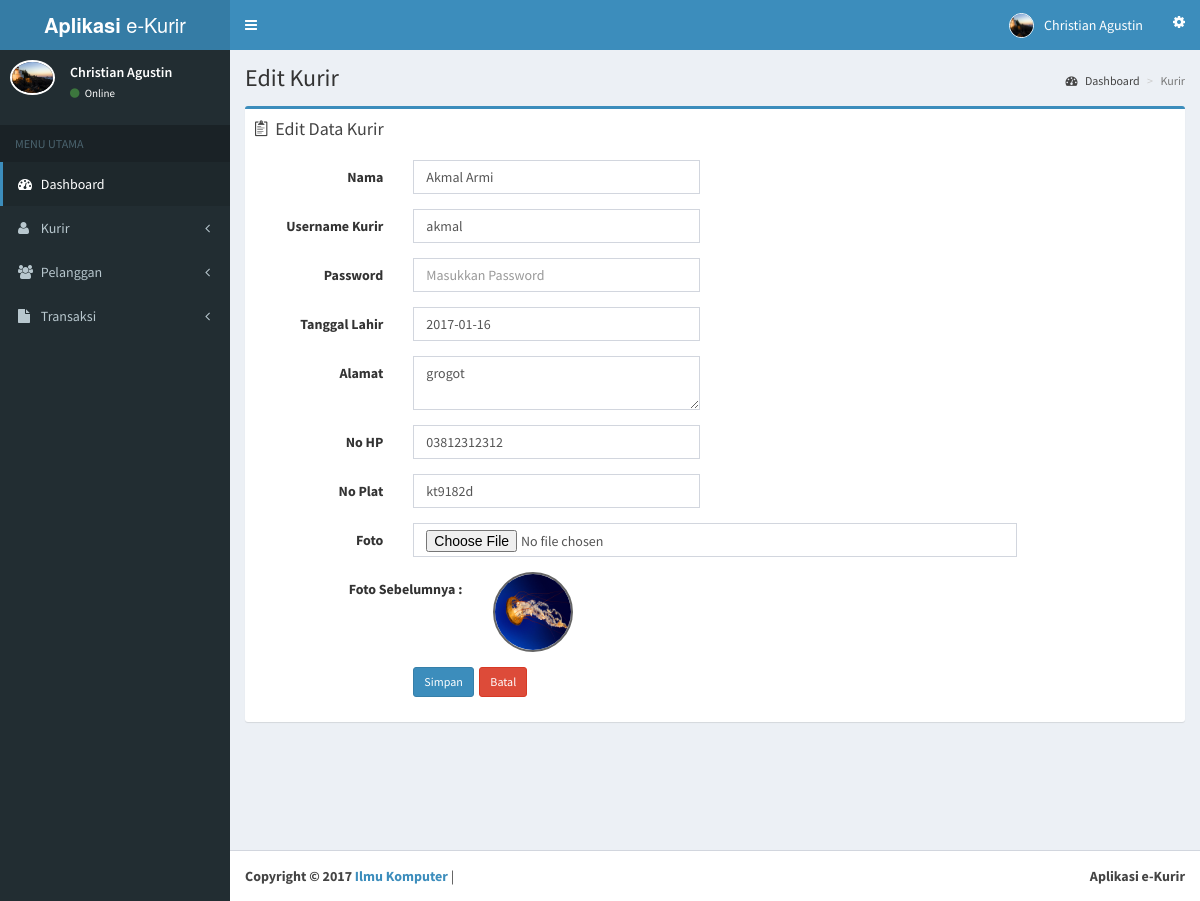
Screenshot of /admin/editkurir.php?id_kurir=3 (signed in) with the database file from the repository.
### tables this page shows
CREATE TABLE `tb_kurir` (
  `id_kurir` int(11) NOT NULL,
  `nama_kurir` varchar(70) NOT NULL,
  `username_kurir` varchar(50) NOT NULL,
  `password` varchar(50) NOT NULL,
  `tanggal_lahir_kurir` date NOT NULL,
  `alamat` text NOT NULL,
  `no_hp_kurir` varchar(12) NOT NULL,
  `no_plat` varchar(9) NOT NULL,
  `gambar` varchar(255) NOT NULL
);

### admin/editkurir.php (the view, shortened to what this page needs)
<html>
<head>
  <link rel="stylesheet" href="../assets/bootstrap/css/bootstrap.min.css">
  <link rel="stylesheet" href="../assets/css/font-awesome.min.css">
  <link rel="stylesheet" href="../assets/css/ionicons.min.css">
  <link rel="stylesheet" href="../assets/dist/css/AdminLTE.min.css">
     <link rel="stylesheet" href="../assets/dist/css/skins/_all-skins.min.css">
     <link rel="stylesheet" href="../assets/plugins/iCheck/flat/blue.css">
     <link rel="stylesheet" href="../assets/plugins/morris/morris.css">
     <link rel="stylesheet" href="../assets/plugins/jvectormap/jquery-jvectormap-1.2.2.css">
     <link rel="stylesheet" href="../assets/plugins/datepicker/datepicker3.css">
     <link rel="stylesheet" href="../assets/plugins/daterangepicker/daterangepicker-bs3.css">
     <link rel="stylesheet" href="../assets/plugins/bootstrap-wysihtml5/bootstrap3-wysihtml5.min.css">
</head>
   <body class="hold-transition skin-blue sidebar-mini">
    <div class="wrapper">
      <?php include "header.php"; ?>
      <?php include "menu.php"; ?>
      <div class="content-wrapper">
        <section class="content-header">
          <h1>
            Edit Kurir
          </h1>
          <ol class="breadcrumb">
            <li><a href="index.php"><i class="fa fa-dashboard"></i> Dashboard</a></li>
            <li class="active">Kurir</li>
          </ol>
        </section>
        <section class="content">
          <div class="row">
            <section class="col-lg-12 connectedSortable">
              <div class="box box-primary">
                <div class="box-header">
                  <i class="ion ion-clipboard"></i>
                  <h3 class="box-title">Edit Data Kurir</h3>
                </div>
                <div class="box-body">
                  <form class="form-horizontal style-form" action="proses/proses_editprofilekurir.php" method="post" enctype="multipart/form-data" name="form1" id="form1">
                    <?php include '../koneksi/koneksi.php';
                    $id			= $_GET['id_kurir'];
                    $sql  		= "SELECT * FROM tb_kurir where id_kurir='".$id."'";
                    $query  	= mysqli_query($db, $sql);
                    $data 		= mysqli_fetch_array($query);?>
                    <div class="form-group">
                      <label class="col-sm-2 col-sm-2 control-label">Nama</label>
                      <div class="col-sm-4">
                        <input value="<?php echo $data['nama_kurir'];?>" name="nama_kurir" type="text" id="nama_kurir" class="form-control" placeholder="Nama Kurir" autocomplete="off" required />
                      </div>
                    </div>
                    <div class="form-group">
                      <label class="col-sm-2 col-sm-2 control-label">Username Kurir</label>
                      <div class="col-sm-4">
                        <input value="<?php echo $data['username_kurir'];?>"name="username_kurir" type="text" id="username_kurir" class="form-control" placeholder="Username Kurir" autocomplete="off" required />
                      </div>
                    </div>
                    <div class="form-group">
                      <label class="col-sm-2 col-sm-2 control-label">Password</label>
                      <div class="col-sm-4">
                        <input name="password" type="password" id="password" class="form-control" placeholder="Masukkan Password" autocomplete="off" required />
                      </div>
                    </div>
                    <div class="form-group">
                      <label class="col-sm-2 col-sm-2 control-label">Tanggal Lahir</label>
                      <div class="col-sm-4">
                        <input type='text' value="<?php echo $data['tanggal_lahir_kurir'];?>" class="input-group date form-control" data-date-format="yyyy-mm-dd" name='tanggal_lahir_kurir' id="tanggal_lahir_kurir" placeholder='Masukkan Tanggal Lahir' required />
                      </div>
                    </div>
                    <div class="form-group">
                      <label class="col-sm-2 col-sm-2 control-label">Alamat</label>
                      <div class="col-sm-4">
                        <textarea name="alamat" id="alamat" class="form-control" placeholder="Masukkan Alamat" autocomplete="off" required /><?php echo $data['alamat'];?></textarea>
                      </div>
                    </div>
                    <div class="form-group">
                      <label class="col-sm-2 col-sm-2 control-label">No HP</label>
                      <div class="col-sm-4">
                        <input value="<?php echo $data['no_hp_kurir'];?>" type="text"name="no_hp_kurir" id="no_hp_kurir" class="form-control" placeholder="Masukkan No HP" autocomplete="off" maxlength="12" onKeyPress="return goodchars(event,'0123456789',this)" required />
                      </div>
                    </div>
                    <div class="form-group">
                      <label class="col-sm-2 col-sm-2 control-label">No Plat</label>
                      <div class="col-sm-4">
                        <input value="<?php echo $data['no_plat'];?>" name="no_plat" type="text" id="no_plat" class="form-control" placeholder="No Plat" autocomplete="off" required />
                      </div>
                    </div>
                    <div class="form-group">
                      <label class="col-sm-2 col-sm-2 control-label">Foto</label>
                      <div class="col-sm-8">
                        <input name="gambar" accept="image/png,image/jpeg,image/jpg" type="file" id="gambar" class="form-control" placeholder="Pilih Gambar" autocomplete="off"/>
                      </div>
                    </div>
                    <div class="form-group">
                      <label class="col-sm-3 col-sm-3 control-label">Foto Sebelumnya : </label>
                      <div class="col-sm-3">
                        <img src="../kurir/images/<?php echo $data['gambar']; ?>" class="img-circle" height="80" width="80" style="border: 2px solid #666666;" />
                      </div>
                    </div>
                    <div class="form-group">
                      <label class="col-sm-2 col-sm-2 control-label"></label>
                      <div class="col-sm-10">
                        <input type="submit" name="input" value="Simpan" class="btn btn-sm btn-primary" />&nbsp;
                        <a href="datakurir.php" class="btn btn-sm btn-danger">Batal</a>
                      </div>
                    </div>
                  </form>
                </div>
              </div>
            </section>
          </div>
        </section>
      </div>
      <?php include "footer.php"; ?>
     </div>
</body>
</html>

### admin/header.php (shortened to what this page needs)
<?php
include '../koneksi/koneksi.php';
$sql  		= "SELECT * FROM tb_admin where id_admin='".$_SESSION['id']."'";
$query  	= mysqli_query($db, $sql);
$data 		= mysqli_fetch_array($query);
?>
<header class="main-header">
	<a href="index.php" class="logo">
		<span class="logo-lg"><b>Aplikasi</b> e-Kurir</span>
	</a>
	<nav class="navbar navbar-static-top" role="navigation">
		<a href="#" class="sidebar-toggle" data-toggle="offcanvas" role="button">
		</a>
		<div class="navbar-custom-menu">
			<ul class="nav navbar-nav">
				<li class="dropdown user user-menu">
					<a href="#" class="dropdown-toggle" data-toggle="dropdown">
						<img src="images/<?php echo $data['gambar']; ?>" class="user-image" style="border: 1px solid white;" alt="User Image">
						<span class="hidden-xs"><?php echo $_SESSION['nama'];?></span>
					</a>
				</li>
				<li>
					<a href="#" data-toggle="control-sidebar"><i class="fa fa-spin fa-gear"></i></a>
				</li>
			</ul>
		</div>
	</nav>
</header>

### admin/menu.php (shortened to what this page needs)
<?php
	 include '../koneksi/koneksi.php';
			$sql  		= "SELECT * FROM tb_admin where id_admin='".$_SESSION['id']."'";
			$query  	= mysqli_query($db, $sql);
			$data 		= mysqli_fetch_array($query);
?>
<aside class="main-sidebar">
        <section class="sidebar">
          <div class="user-panel">
            <div class="pull-left image">
              <img src="images/<?php echo $data['gambar']; ?>" height="200" width="200" style="border: 2px solid white;" class="img-circle" alt="User Image">
            </div>
            <div class="pull-left info">
              <p><?php echo $_SESSION['nama'];?></p>
              <a href="index.php"><i class="fa fa-circle text-success"></i> Online</a>
            </div>
          </div><br />
          <ul class="sidebar-menu">
            <li class="header">MENU UTAMA</li>
            <li class="active treeview">
              <a href="index.php">
                <i class="fa fa-dashboard"></i> <span>Dashboard</span>
              </a>
            </li>
            <li>
              <a href="#">
                <i class="fa fa-user"></i> <span>Kurir</span> <i class="fa fa-angle-left pull-right"></i>
              </a>
            </li>
            <li>
              <a href="#">
                <i class="fa fa-users"></i> <span>Pelanggan</span> <i class="fa fa-angle-left pull-right"></i>
              </a>
            </li>
             <li>
              <a href="#">
                <i class="fa fa-file"></i> <span>Transaksi</span> <i class="fa fa-angle-left pull-right"></i>
              </a>
            </li>
        </section>
</aside>

### rows the page displays
tb_kurir: nama_kurir "Akmal Armi", username_kurir "akmal", tanggal_lahir_kurir "2017-01-16", alamat "grogot", no_hp_kurir "03812312312", no_plat "kt9182d", gambar (picture)

### other values shown
$_SESSION['nama'] "Christian Agustin"
